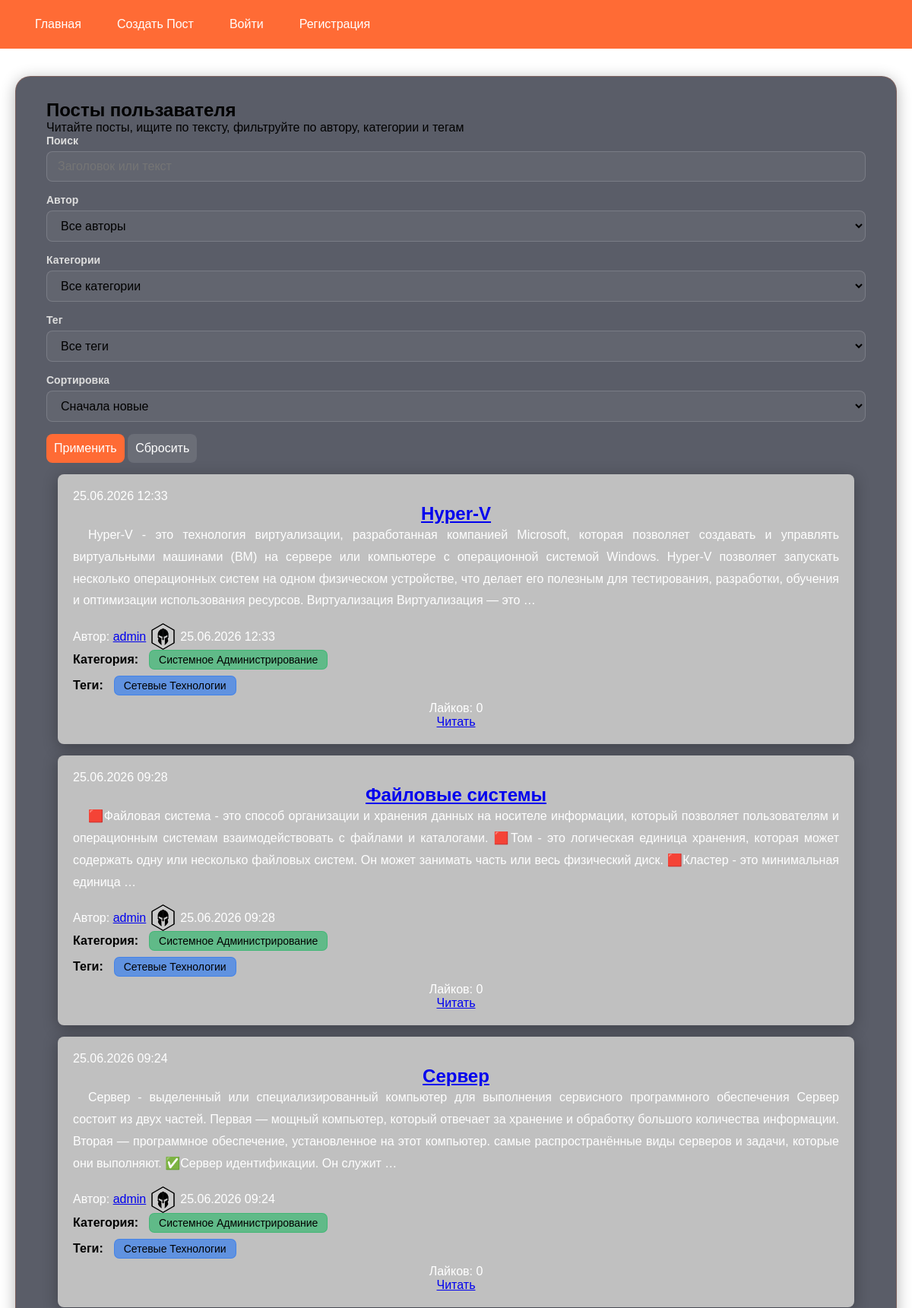
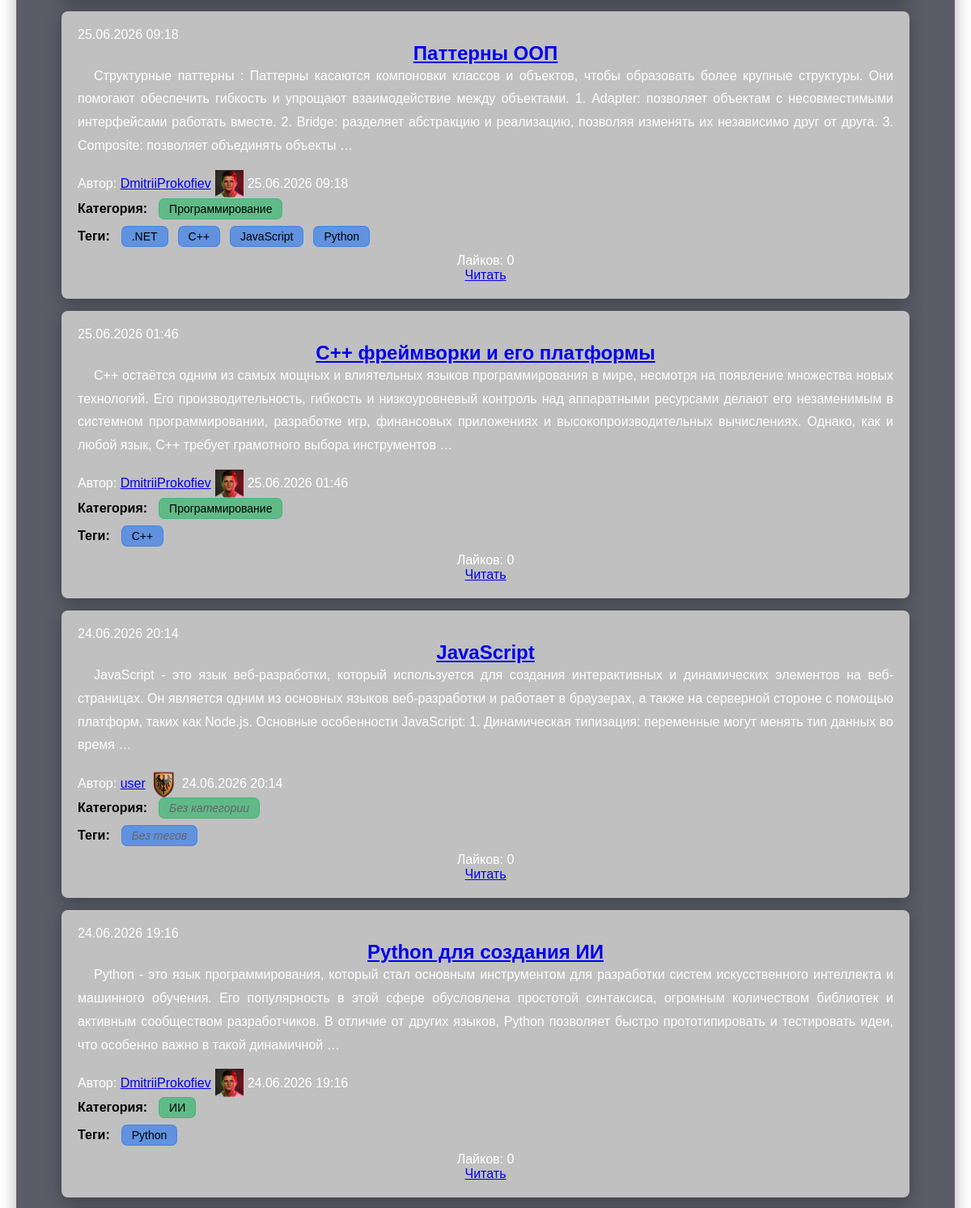
The page / (upper part) on the database its author committed (2 pictures, top to bottom).
### blog/models.py (models this page shows, shortened)
class Post(models.Model):
    title = models.CharField('заголовок', max_length = 200)
    text = models.TextField('текст')
    author = models.ForeignKey(settings.AUTH_USER_MODEL, on_delete = models.CASCADE, related_name = 'posts', verbose_name='автор')
    category = models.ForeignKey(Category, on_delete = models.SET_NULL, blank = True, null = True, related_name = 'категория')
    tags = models.ManyToManyField(Tag, blank = True, related_name = 'posts', verbose_name = 'тэги')
    image1 = models.ImageField('изображение 1', upload_to='posts/', blank = True, null=True)
    image2 = models.ImageField('изображение 2', upload_to='posts/', blank=True, null=True)
    image3 = models.ImageField('изображение 3', upload_to='posts/', blank=True, null=True)
    likes = models.ManyToManyField(settings.AUTH_USER_MODEL, blank = True, related_name = 'liked_posts', verbose_name = 'лайки')
    created_at = models.DateTimeField('создано', auto_now_add = True)
    updated_at = models.DateTimeField('обновлено', auto_now = True)
    class Meta:
        ordering = ['created_at']
        verbose_name = 'пост'
        verbose_name_plural = 'посты'

class Category(models.Model):
    name = models.CharField('название', max_length = 80, unique = True)
    slug = models.SlugField('slug', max_length = 90, unique = True)
    class Meta:
        ordering = ['name']
        verbose_name = 'категория'
        verbose_name_plural = 'категории'

class Tag(models.Model):
    name = models.CharField('название', max_length = 50, unique = True)
    slug = models.SlugField('slug', max_length = 60, unique = True)
    class Meta:
        ordering = ['name']
        verbose_name = 'тег'
        verbose_name_plural = 'теги'

### users/models.py (models this page shows, shortened)
class CustomUser(AbstractUser):
    phone = models.CharField('телефон',max_length=100, blank=True)
    city = models.CharField('город',max_length=100,blank=True,)
    avatar = models.ImageField('аватар', upload_to='avatars/', blank=True, null=True)

### blog/views.py (the view)
# urls.py: path('', views.post_list, name='post_list'),
def post_list(request):
    posts = Post.objects.select_related('author', 'category').prefetch_related('tags', 'likes')
    query = request.GET.get('q', '').strip()
    author_id = request.GET.get('author', '')
    category_id = request.GET.get('category', '')
    tag_id = request.GET.get('tag', '')
    sort = request.GET.get('sort', '-created_at')
    if query:
        posts = posts.filter(Q(title__icontains=query) | Q(text__icontains=query))
    if author_id:
        posts = posts.filter(author_id=author_id)
    if category_id:
        posts = posts.filter(category_id=category_id)
    if tag_id:
        posts = posts.filter(tags__id=tag_id)
    posts = posts.annotate(like_count = Count('likes'))
    allowed_sort_fields = {
        '-created_at': '-created_at',
        'created_at': 'created_at',
        'title': 'title',
        '-likes': '-likes_count',
        'likes': 'likes_count'
    }
    posts = posts.order_by(allowed_sort_fields.get(sort, '-created_at'))
    context = {
        'posts': posts,
        'query': query,
        'categories': Category.objects.all(),
        'authors': get_user_model().objects.all().order_by('username'),
        'tags': Tag.objects.all(),
        'select_author': category_id,
        'selected_tag': tag_id,
        'selected_sort': sort,
        'page_heading': 'Посты пользавателя',
        'page_description':'Читайте посты, ищите по тексту, фильтруйте по автору, категории и тегам'
    }
    return render(request, template_name='blog/post_list.html', context=context)

### templates/blog/post_list.html (shortened to what this page needs)
{% extends 'base.html' %}
{% load static %}
{% block content %}
<section class="page-title">
  <h1>{{ page_heading }}</h1>
  <p>{{ page_description }}</p>
</section>
{% if not hide_filter %}
<form class="filters content-form" method="get">
  <div class="form-group">
    <label for="search">Поиск</label>
    <input type="search" id="search" name="q" value="{{ query }}" placeholder="Заголовок или текст">
  </div>
  <div class="form-group">
    <label for="author">Автор</label>
    <select id="author" name="author">
      <option value="">Все авторы</option>
    </select>
  </div>
  <div class="form-group">
    <label for="category">Категории</label>
    <select id="category" name="category">
      <option value="">Все категории</option>
    </select>
  </div>
  <div class="form-group">
    <label for="tag">Тег</label>
    <select id="tag" name="tag">
      <option value="">Все теги</option>
    </select>
  </div>
  <div class="form-group">
    <label for="sort">Сортировка</label>
    <select id="sort" name="sort">
      <option value="-created_at" {% if selected_sort == '-created_at' %}selected{% endif %}>Сначала новые</option>
    </select>
  </div>
  <button type="submit" class="btn btn-primary">Применить</button>
  <a class="btn btn-secondary" href="{% url 'blog:post_list' %}">Сбросить</a>
</form>
{% endif %}
        {% for post in posts %}
              <div class="OnePost">
                  <section class="post-list">
                      <article class="post-card">
                        <div class="post-meta">
                          <span>{{ post.created_at|date:'d.m.Y H:i' }}</span>
                        </div>
                        <h2>
                            <a href="{% url 'blog:post_detail' post.pk %}">{{ post.title }}</a>
                        </h2>
                        <div class="PostText">
                          <p>{{ post.text|truncatewords:50 }}</p>
                        </div>
                        <div class="post-meta">
                            <span>Автор: <a href="{% url 'users:profile' post.author.id %}">{{ post.author.username }}</a></span>
                            <div class="avatar-post">
                             {% if post.author.avatar %}
                               <img src="{{ post.author.avatar.url }}" alt="Аватар пользователя" class="avatar-post">
                             {% endif %}
                            </div>
                            <span>{{ post.created_at|date:'d.m.Y H:i' }}</span>
                        </div>
                        <div class="category-wrapper">
                            <span class="label">Категория:</span>
                            {% if post.category %}
                                <span class="category-item">{{ post.category.name }}</span>
                            {% else %}
                                <span class="category-item muted">Без категории</span>
                            {% endif %}
                        </div>
                        <div class="tags-wrapper">
                            <span class="label">Теги:</span>
                            {% if post.tags.all %}
                                {% for tag in post.tags.all %}
                                    <span class="tag-item">{{ tag.name }}</span>
                                {% endfor %}
                            {% else %}
                                <span class="tag-item muted">Без тегов</span>
                            {% endif %}
                        </div>
                        <div class="post-actions">
                          <div class="like">
                              <span>Лайков: {{ post.like_count }}</span>
                          </div>
                          <a href="{% url 'blog:post_detail' post.pk %}">Читать</a>
                        </div>
                      </article>
                  </section>
              </div>
        {% empty %}
          <p class="empty">Посты не найдены.</p>
        {% endfor %}
{% endblock %}

### static/css/style.css (style rules this page uses)
* { margin: 0; padding: 0; box-sizing: border-box; }
html, body { height: 100%; }
body { font-family: Arial, sans-serif; display: flex; flex-direction: column; }
.form-group { margin-bottom: 16px; display: flex; flex-direction: column; }
.form-group label { font-weight: 600; color: #ddd; margin-bottom: 6px; font-size: 14px; }
.form-group input, .form-group select, .form-group textarea { padding: 10px 14px; border-radius: 8px; border: 1px solid rgba(255, 255, 255, 0.15); background: rgba(255, 255, 255, 0.05); color: #000; font-size: 16px; transition: border-color 0.3s ease; }
.btn { padding: 10px; border: none; border-radius: 8px; font-size: 16px; cursor: pointer; text-decoration: none; display: inline-block; transition: all 0.3s ease; }
.btn-primary { background: #FF6B35; color: #fff; }
.btn-secondary { background: rgba(255, 255, 255, 0.1); color: #fff; }
.OnePost { background: #C0C0C0; color: white; text-align: center; padding: 10px 14px; border-radius: 8px; padding: 20px; margin: 15px; box-shadow: 0 4px 20px rgba(0, 0, 0, 0.3); }
.PostText { text-align: justify; line-height: 1.8; font-size: 16px; }
.PostText p { margin-bottom: 15px; text-indent: 20px; }
article { text-align: center; }
.post-meta { display: flex; align-items: center; gap: 5px; }
.avatar-post { object-fit: cover; width: 35px; height: 35px; overflow: hidden; flex-shrink: 0; }
.label { font-weight: bold; color: #000; margin-right: 8px; }
.category-item, .tag-item { display: inline-block; padding: 4px 12px; border-radius: 7px; font-size: 14px; margin-right: 6px; }
.category-item { background: rgba(0, 180, 80, 0.5); color: #000; border: 1px solid rgba(0, 180, 80, 0.3); }
.tag-item { background: rgba(0, 100, 255, 0.5); color: #000; border: 1px solid rgba(0, 100, 255, 0.3); }
.category-wrapper, .tags-wrapper { display: flex; align-items: center; flex-wrap: wrap; gap: 6px; margin-bottom: 8px; }
.muted { color: #666; font-style: italic; }

### rows shown on the page
Post: created_at "25.06.2026 12:33", title "Hyper-V", text "Hyper-V - это технология виртуализации, разработанная компанией Microsoft, которая позволяет создавать и управлять виртуальными машинами (ВМ) на сервере или компьютере с операционной системой Windows. Hyper-V позволяет запускать несколько операционных систем на одном физическом устройстве, что делает его полезным для тестирования, разработки, обучения и оптимизации использования ресурсов. Виртуализация Виртуализация — это …", author.username "admin", author.avatar (picture), category.name "Системное Администрирование", like_count "0"
Tag: name "Сетевые Технологии"
Post: created_at "25.06.2026 09:28", title "Файловые системы", text "🟥Файловая система - это способ организации и хранения данных на носителе информации, который позволяет пользователям и операционным системам взаимодействовать с файлами и каталогами. 🟥Том - это логическая единица хранения, которая может содержать одну или несколько файловых систем. Он может занимать часть или весь физический диск. 🟥Кластер - это минимальная единица …", author.username "admin", author.avatar (picture), category.name "Системное Администрирование", like_count "0"
Post: created_at "25.06.2026 09:24", title "Сервер", text "Сервер - выделенный или специализированный компьютер для выполнения сервисного программного обеспечения Сервер состоит из двух частей. Первая — мощный компьютер, который отвечает за хранение и обработку большого количества информации. Вторая — программное обеспечение, установленное на этот компьютер. самые распространённые виды серверов и задачи, которые они выполняют. ✅Сервер идентификации. Он служит …", author.username "admin", author.avatar (picture), category.name "Системное Администрирование", like_count "0"
Post: created_at "25.06.2026 09:18", title "Паттерны ООП", text "Структурные паттерны : Паттерны касаются компоновки классов и объектов, чтобы образовать более крупные структуры. Они помогают обеспечить гибкость и упрощают взаимодействие между объектами. 1. Adapter: позволяет объектам с несовместимыми интерфейсами работать вместе. 2. Bridge: разделяет абстракцию и реализацию, позволяя изменять их независимо друг от друга. 3. Composite: позволяет объединять объекты …", author.username "DmitriiProkofiev", author.avatar (picture), category.name "Программирование", like_count "0"
Tag: name ".NET"
Tag: name "C++"
Tag: name "JavaScript"
Tag: name "Python"
Post: created_at "25.06.2026 01:46", title "C++ фреймворки и его платформы", text "C++ остаётся одним из самых мощных и влиятельных языков программирования в мире, несмотря на появление множества новых технологий. Его производительность, гибкость и низкоуровневый контроль над аппаратными ресурсами делают его незаменимым в системном программировании, разработке игр, финансовых приложениях и высокопроизводительных вычислениях. Однако, как и любой язык, C++ требует грамотного выбора инструментов …", author.username "DmitriiProkofiev", author.avatar (picture), category.name "Программирование", like_count "0"
Post: created_at "24.06.2026 20:14", title "JavaScript", text "JavaScript - это язык веб-разработки, который используется для создания интерактивных и динамических элементов на веб-страницах. Он является одним из основных языков веб-разработки и работает в браузерах, а также на серверной стороне с помощью платформ, таких как Node.js. Основные особенности JavaScript: 1. Динамическая типизация: переменные могут менять тип данных во время …", author.username "user", author.avatar (picture), shows "Без категории", shows "Без тегов", like_count "0"
Post: created_at "24.06.2026 19:16", title "Python для создания ИИ", text "Python - это язык программирования, который стал основным инструментом для разработки систем искусственного интеллекта и машинного обучения. Его популярность в этой сфере обусловлена простотой синтаксиса, огромным количеством библиотек и активным сообществом разработчиков. В отличие от других языков, Python позволяет быстро прототипировать и тестировать идеи, что особенно важно в такой динамичной …", author.username "DmitriiProkofiev", author.avatar (picture), category.name "ИИ", like_count "0"

### other values the page prints
{{ page_heading }} "Посты пользавателя"
{{ page_description }} "Читайте посты, ищите по тексту, фильтруйте по автору, категории и тегам"
